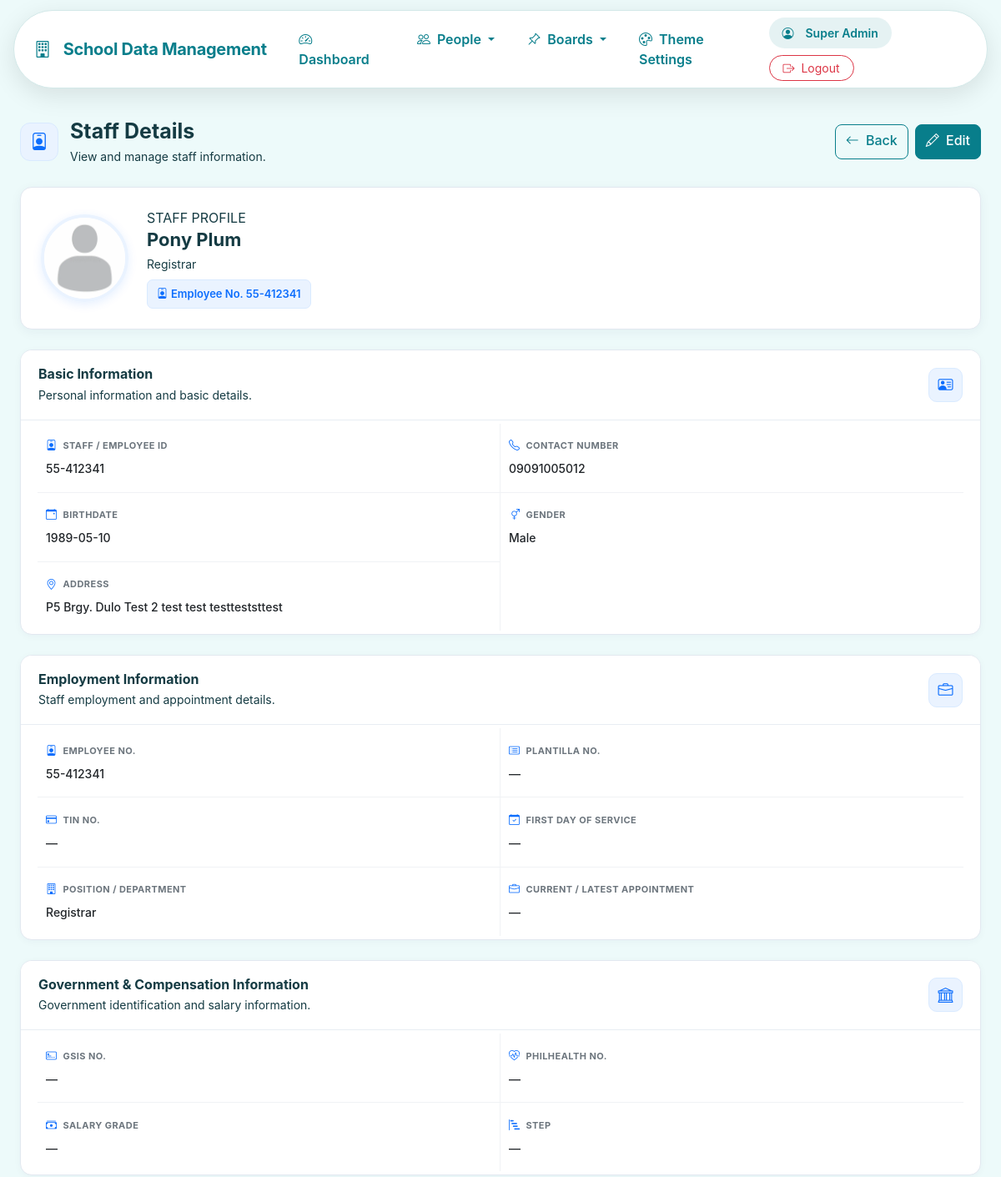
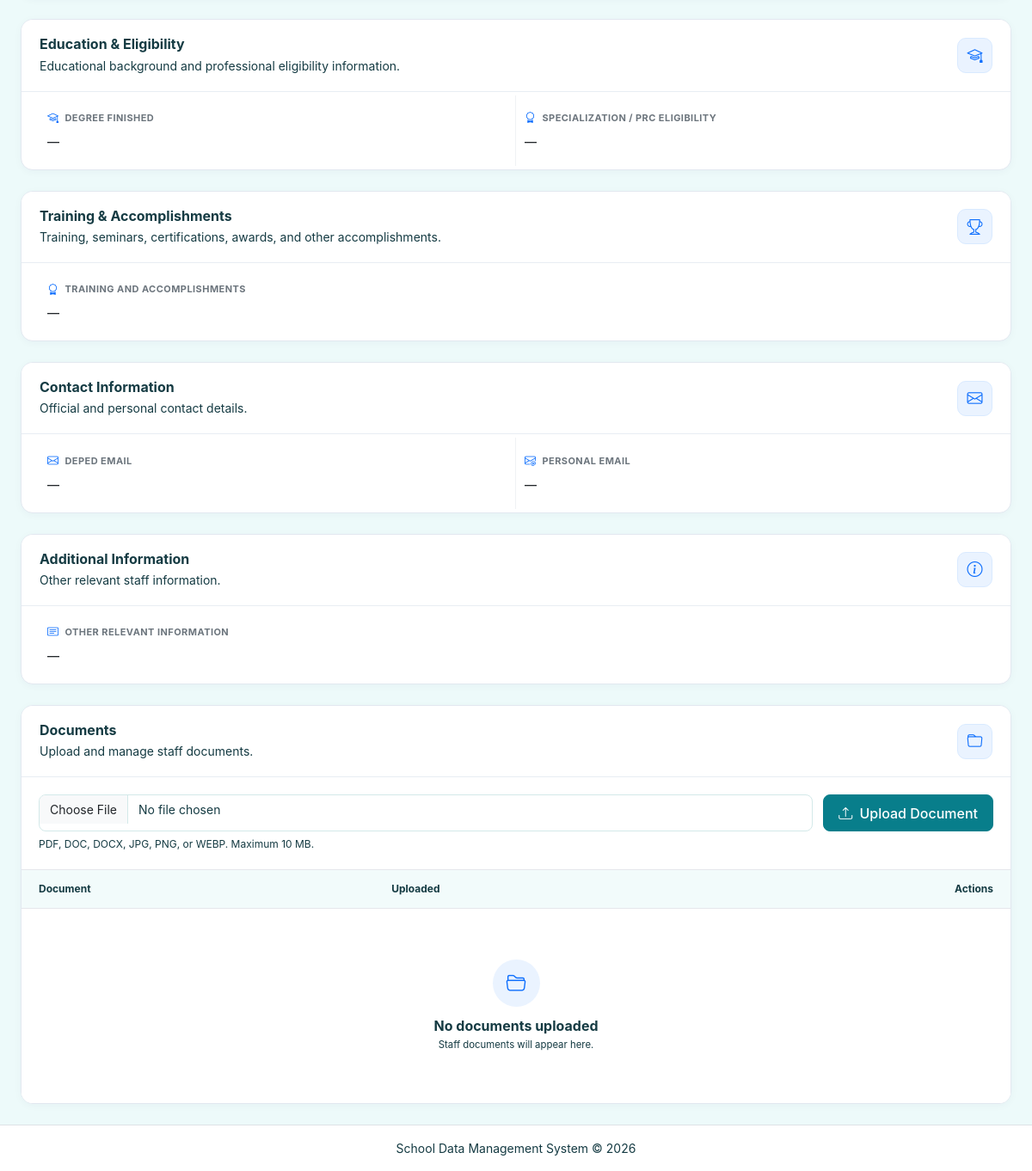
The app's page /staff_view.php?id=1 (signed in) with its own data (2 pictures, top to bottom).
### tables this page shows
CREATE TABLE `staff` (
  `id` int(10) UNSIGNED NOT NULL,
  `user_id` int(10) UNSIGNED DEFAULT NULL,
  `created_by` int(10) UNSIGNED DEFAULT NULL,
  `updated_by` int(10) UNSIGNED DEFAULT NULL,
  `employee_id` varchar(50) NOT NULL,
  `photo` varchar(255) DEFAULT NULL,
  `full_name` varchar(150) NOT NULL,
  `date_of_birth` date DEFAULT NULL,
  `gender` varchar(30) DEFAULT NULL,
  `address` text DEFAULT NULL,
  `contact_number` varchar(50) DEFAULT NULL,
  `email` varchar(150) DEFAULT NULL,
  `position_department` varchar(150) DEFAULT NULL,
  `other_info` text DEFAULT NULL,
  `created_at` timestamp NOT NULL DEFAULT current_timestamp(),
  `updated_at` timestamp NOT NULL DEFAULT current_timestamp() ON UPDATE current_timestamp(),
  `plantilla_no` varchar(50) DEFAULT NULL,
  `first_day_of_service` date DEFAULT NULL,
  `current_latest_appointment` date DEFAULT NULL,
  `deped_email` varchar(150) DEFAULT NULL,
  `personal_email` varchar(150) DEFAULT NULL,
  `degree_finished` varchar(255) DEFAULT NULL,
  `specialization_prc_eligibility` varchar(255) DEFAULT NULL,
  `tin_no` varchar(30) DEFAULT NULL,
  `birthdate` date DEFAULT NULL,
  `specialization` varchar(255) DEFAULT NULL,
  `prc_eligibility` varchar(255) DEFAULT NULL,
  `gsis_no` varchar(50) DEFAULT NULL,
  `philhealth_no` varchar(50) DEFAULT NULL,
  `salary_grade` tinyint(3) UNSIGNED DEFAULT NULL,
  `step` tinyint(3) UNSIGNED DEFAULT NULL,
  `training_accomplishments` text DEFAULT NULL
);

### staff_view.php (the view, shortened to what the rows shown need)
<?php
require_once __DIR__ . '/config.php';
$id = (int) ($_GET['id'] ?? 0);
$stmt = $pdo->prepare("
    SELECT *
    FROM staff
    WHERE id = ?
    LIMIT 1
");
$stmt->execute([$id]);
$staff = $stmt->fetch();
function staff_value($value)
{
    return !empty($value) ? e($value) : '—';
}
include __DIR__ . '/header.php';
?>
<link rel="stylesheet" href="assets/staff_view.css">
<div class="staff-view-header">
    <div class="staff-header-left">
        <div>
            <h2 class="fw-bold mb-1">
                Staff Details
            </h2>
        </div>
    </div>
</div>
<div class="staff-profile-card">
    <div class="staff-profile-photo">
        <?php if (!empty($staff['photo'])): ?>
            <img
                src="<?= e($staff['photo']) ?>"
                alt="<?= e($staff['full_name'] ?? 'Staff') ?>"
            >
        <?php else: ?>
            <div class="staff-photo-placeholder">
                <i class="bi bi-person"></i>
            </div>
        <?php endif; ?>
    </div>
    <div class="staff-profile-info">
        <div class="staff-profile-label">
            STAFF PROFILE
        </div>
        <h3 class="fw-bold mb-1">
            <?= staff_value($staff['full_name'] ?? '') ?>
        </h3>
        <p class="text-muted mb-2">
            <?= staff_value($staff['position_department'] ?? '') ?>
        </p>
        <span class="staff-id-badge">
            <i class="bi bi-person-badge me-1"></i>
            Employee No.
            <?= staff_value($staff['employee_id'] ?? '') ?>
        </span>
    </div>
</div>
<div class="staff-info-card mt-4">
    <div class="staff-info-grid">
        <div class="staff-info-item">
            <div class="staff-info-label">
                <i class="bi bi-person-badge"></i>
                Staff / Employee ID
            </div>
            <div class="staff-info-value">
                <?= staff_value($staff['employee_id'] ?? '') ?>
            </div>
        </div>
        <div class="staff-info-item">
            <div class="staff-info-label">
                <i class="bi bi-telephone"></i>
                Contact Number
            </div>
            <div class="staff-info-value">
                <?= staff_value($staff['contact_number'] ?? '') ?>
            </div>
        </div>
        <div class="staff-info-item">
            <div class="staff-info-label">
                <i class="bi bi-calendar-event"></i>
                Birthdate
            </div>
            <div class="staff-info-value">
                <?= staff_value($staff['date_of_birth'] ?? '') ?>
            </div>
        </div>
        <div class="staff-info-item">
            <div class="staff-info-label">
                <i class="bi bi-gender-ambiguous"></i>
                Gender
            </div>
            <div class="staff-info-value">
                <?= staff_value($staff['gender'] ?? '') ?>
            </div>
        </div>
        <div class="staff-info-item">
            <div class="staff-info-label">
                <i class="bi bi-geo-alt"></i>
                Address
            </div>
            <div class="staff-info-value">
                <?php if (!empty($staff['address'])): ?>
                    <?= nl2br(e($staff['address'])) ?>
                <?php else: ?>
                    —
                <?php endif; ?>
            </div>
        </div>
    </div>
</div>
<div class="staff-info-card mt-4">
    <div class="staff-info-grid">
        <div class="staff-info-item">
            <div class="staff-info-label">
                <i class="bi bi-person-badge"></i>
                Employee No.
            </div>
            <div class="staff-info-value">
                <?= staff_value($staff['employee_id'] ?? '') ?>
            </div>
        </div>
        <div class="staff-info-item">
            <div class="staff-info-label">
                <i class="bi bi-card-list"></i>
                Plantilla No.
            </div>
            <div class="staff-info-value">
                <?= staff_value($staff['plantilla_no'] ?? '') ?>
            </div>
        </div>
        <div class="staff-info-item">
            <div class="staff-info-label">
                <i class="bi bi-credit-card"></i>
                TIN No.
            </div>
            <div class="staff-info-value">
                <?= staff_value($staff['tin_no'] ?? '') ?>
            </div>
        </div>
        <div class="staff-info-item">
            <div class="staff-info-label">
                <i class="bi bi-calendar-check"></i>
                First Day of Service
            </div>
            <div class="staff-info-value">
                <?= staff_value($staff['first_day_of_service'] ?? '') ?>
            </div>
        </div>
        <div class="staff-info-item">
            <div class="staff-info-label">
                <i class="bi bi-building"></i>
                Position / Department
            </div>
            <div class="staff-info-value">
                <?= staff_value($staff['position_department'] ?? '') ?>
            </div>
        </div>
        <div class="staff-info-item">
            <div class="staff-info-label">
                <i class="bi bi-briefcase"></i>
                Current / Latest Appointment
            </div>
            <div class="staff-info-value">
                <?= staff_value($staff['current_latest_appointment'] ?? '') ?>
            </div>
        </div>
    </div>
</div>
<div class="staff-info-card mt-4">
    <div class="staff-info-grid">
        <div class="staff-info-item">
            <div class="staff-info-label">
                <i class="bi bi-credit-card-2-front"></i>
                GSIS No.
            </div>
            <div class="staff-info-value">
                <?php if (array_key_exists('gsis_no', $staff)): ?>
                    <?= staff_value($staff['gsis_no']) ?>
                <?php else: ?>
                    —
                <?php endif; ?>
            </div>
        </div>
        <div class="staff-info-item">
            <div class="staff-info-label">
                <i class="bi bi-heart-pulse"></i>
                PhilHealth No.
            </div>
            <div class="staff-info-value">
                <?php if (array_key_exists('philhealth_no', $staff)): ?>
                    <?= staff_value($staff['philhealth_no']) ?>
                <?php else: ?>
                    —
                <?php endif; ?>
            </div>
        </div>
    </div>
</div>
<div class="staff-info-card mt-4">
    <div class="staff-info-grid">
        <div class="staff-info-item">
            <div class="staff-info-label">
                <i class="bi bi-mortarboard"></i>
                Degree Finished
            </div>
            <div class="staff-info-value">
                <?= staff_value($staff['degree_finished'] ?? '') ?>
            </div>
        </div>
    </div>
</div>
<div class="staff-info-card mt-4">
    <div class="staff-documents-table table-responsive">
        <table class="table align-middle mb-0">
            <thead>
                <tr>
                    <th>
                        Document
                    </th>
                    <th>
                        Uploaded
                    </th>
                    <th class="text-end">
                        Actions
                    </th>
                </tr>
            </thead>
        </table>
    </div>
</div>
<?php include __DIR__ . '/footer.php'; ?>

### records on screen
staff: photo (picture), full_name "Pony Plum", position_department "Registrar", employee "55-412341", contact_number "09091005012", date_of_birth "1989-05-10", gender "Male", address "P5 Brgy. Dulo Test 2 test test testteststtest", plantilla_no "—", tin_no "—", first_day_of_service "—", current_latest_appointment "—", gsis_no "—", philhealth_no "—", degree_finished "—"

### other values on screen
$item['label'] "Dashboard"
$item['label'] "People"
$item['label'] "Boards"
$item['label'] "Theme Settings"
$_SESSION['full_name'] "Super Admin"
